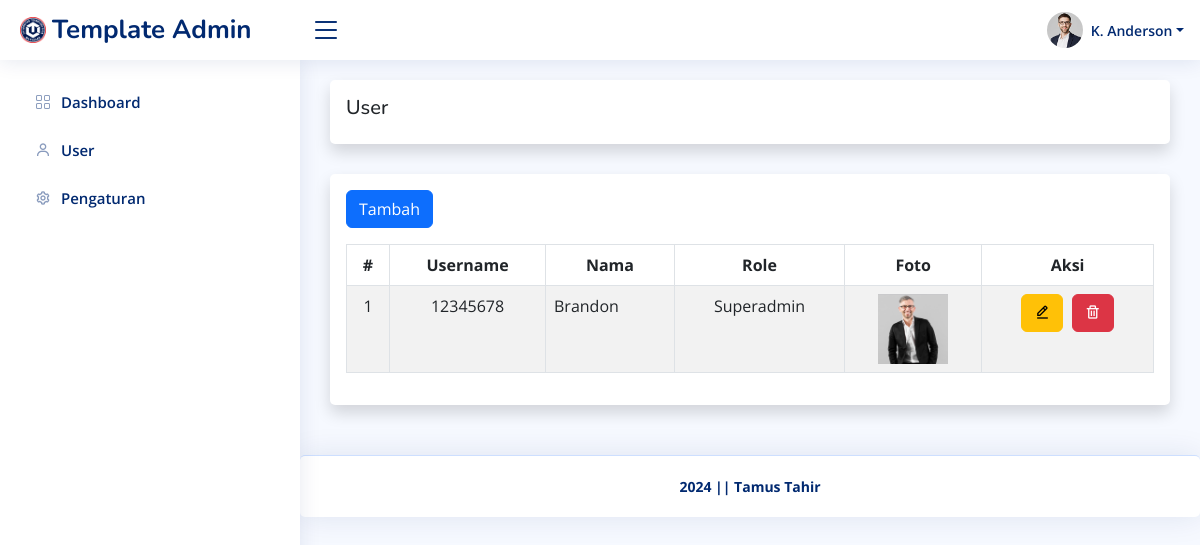
Page /admin/user/index.php on the committed database.
### tables this page shows
CREATE TABLE `pengaturan` (
  `id_pengaturan` int(11) NOT NULL,
  `appname` varchar(50) NOT NULL,
  `logo` varchar(255) NOT NULL,
  `copyright` varchar(255) NOT NULL,
  `description` varchar(255) NOT NULL,
  `keyword` varchar(255) NOT NULL,
  `author` varchar(128) NOT NULL
);

CREATE TABLE `user` (
  `id_user` int(11) NOT NULL,
  `username` varchar(128) NOT NULL,
  `password` varchar(255) NOT NULL,
  `nama` varchar(128) NOT NULL,
  `role` int(11) NOT NULL,
  `foto` varchar(255) DEFAULT NULL
);

### helper.php (called while the page is built, shortened)
<?php
$base_url = 'http://localhost/admin-template/';
$koneksi = mysqli_connect('localhost', 'root', '', 'admin_template');
function get($query)
{
    global $koneksi;
    $result = mysqli_query($koneksi, $query);
    $row = [];
    while ($data = mysqli_fetch_assoc($result)) {
        $row[] = $data;
    }
    return $row;
}
function getWhere($query)
{
    global $koneksi;
    return mysqli_fetch_assoc(mysqli_query($koneksi, $query));
}

### admin/user/index.php (the view)
<?php require '../template/header.php' ?>
<?php $user = get("SELECT * FROM user ORDER BY id_user DESC"); ?>
<div class="card shadow p-3">
    <h5>User</h5>
</div>
<div class="card shadow p-3">
    <div class="mb-3">
        <a class="btn btn-primary" href="<?= $base_url; ?>admin/user/tambah.php" role="button">Tambah</a>
    </div>
    <div class="table-responsive">
        <table class="table table-striped table-bordered w-100" id="data-table">
            <thead>
                <tr>
                    <th class="text-center">#</th>
                    <th class="text-center">Username</th>
                    <th class="text-center">Nama</th>
                    <th class="text-center">Role</th>
                    <th class="text-center">Foto</th>
                    <th class="text-center">Aksi</th>
                </tr>
            </thead>
            <tbody>
                <?php $i = 1 ?>
                <?php foreach ($user as $row) : ?>
                    <tr>
                        <td class="text-center"><?= $i++; ?></td>
                        <td class="text-center"><?= $row['username']; ?></td>
                        <td class="text-start"><?= $row['nama']; ?></td>
                        <td class="text-center"><?= $row['role'] == 1 ? 'Superadmin' : 'Admin'; ?></td>
                        <td class="text-center">
                            <?php if ($row['foto']) : ?>
                                <img src="<?= $base_url; ?>/assets/uploads/user/<?= $row['foto']; ?>" alt="<?= $row['nama']; ?>" width="70">
                            <?php else : ?>
                                <img src="<?= $base_url; ?>assets/img/noprofil.png" alt="<?= $row['nama']; ?>" width="70">
                            <?php endif ?>
                        </td>
                        <td class="text-center text-nowrap">
                            <a class="btn btn-warning me-1" href="<?= $base_url; ?>admin/user/ubah.php?id=<?= $row['id_user']; ?>" role="button"><i class='bx bx-edit-alt'></i></a>
                            <a class="btn btn-danger button-delete" href="<?= $base_url; ?>admin/user/hapus.php?id=<?= $row['id_user']; ?>" role="button"><i class='bx bx-trash'></i></a>
                        </td>
                    </tr>
                <?php endforeach ?>
            </tbody>
        </table>
    </div>
</div>
<?php require '../template/footer.php' ?>

### admin/template/header.php (shortened to what this page needs)
<?php require '../../helper.php' ?>
<?php $pengaturan = getWhere("SELECT * FROM pengaturan WHERE id_pengaturan = 1 "); ?>
<!DOCTYPE html>
<html lang="en">
<head>
    <link href="<?= $base_url; ?>assets/plugins/bootstrap/css/bootstrap.min.css" rel="stylesheet">
    <link href="<?= $base_url; ?>assets/plugins/bootstrap-icons/bootstrap-icons.css" rel="stylesheet">
    <link href="<?= $base_url; ?>assets/plugins/boxicons/css/boxicons.min.css" rel="stylesheet">
    <link href="<?= $base_url; ?>assets/plugins/quill/quill.snow.css" rel="stylesheet">
    <link href="<?= $base_url; ?>assets/plugins/quill/quill.bubble.css" rel="stylesheet">
    <link href="<?= $base_url; ?>assets/plugins/remixicon/remixicon.css" rel="stylesheet">
    <link href="<?= $base_url; ?>assets/plugins/simple-datatables/style.css" rel="stylesheet">
    <link rel="stylesheet" href="https://cdnjs.cloudflare.com/ajax/libs/twitter-bootstrap/5.3.0/css/bootstrap.min.css">
    <link rel="stylesheet" href="https://cdn.datatables.net/2.0.8/css/dataTables.bootstrap5.css">
    <link href="<?= $base_url; ?>assets/css/style.css" rel="stylesheet">
</head>
<body>
    <header id="header" class="header fixed-top d-flex align-items-center">
        <div class="d-flex align-items-center justify-content-between">
            <a href="<?= $base_url; ?>admin/dashboard" class="logo d-flex align-items-center">
                <img src="<?= $base_url; ?>assets/img/<?= $pengaturan['logo']; ?>" alt="">
                <span class="d-none d-lg-block"><?= $pengaturan['appname']; ?></span>
            </a>
            <i class="bi bi-list toggle-sidebar-btn"></i>
        </div>
        <nav class="header-nav ms-auto">
            <ul class="d-flex align-items-center">
                <li class="nav-item dropdown pe-3">
                    <a class="nav-link nav-profile d-flex align-items-center pe-0" href="#" data-bs-toggle="dropdown">
                        <img src="<?= $base_url; ?>assets/img/profile-img.jpg" alt="Profile" class="rounded-circle">
                        <span class="d-none d-md-block dropdown-toggle ps-2">K. Anderson</span>
                    </a>
                </li>
            </ul>
        </nav>
    </header>
    <aside id="sidebar" class="sidebar">
        <ul class="sidebar-nav" id="sidebar-nav">
            <li class="nav-item">
                <a class="nav-link collapsed" href="<?= $base_url; ?>admin/dashboard">
                    <i class="bi bi-grid"></i>
                    <span>Dashboard</span>
                </a>
            </li>
            <li class="nav-item">
                <a class="nav-link collapsed" href="<?= $base_url; ?>admin/user">
                    <i class='bx bx-user'></i>
                    <span>User</span>
                </a>
            </li>
            <li class="nav-item">
                <a class="nav-link collapsed" href="<?= $base_url; ?>admin/pengaturan">
                    <i class='bx bx-cog'></i>
                    <span>Pengaturan</span>
                </a>
            </li>
        </ul>
    </aside>
    <main id="main" class="main">

### admin/template/footer.php (shortened to what this page needs)
</main>
<footer id="footer" class="footer card">
    <div class="copyright fw-bold">
        <?= $pengaturan['copyright']; ?>
    </div>
</footer>
</body>
</html>

### assets/css/style.css (style rules this page uses)
:root { scroll-behavior: smooth; }
body { font-family: "Open Sans", sans-serif; background: #f6f9ff; color: #444444; }
a { color: #4154f1; text-decoration: none; }
h1, h2, h3, h4, h5, h6 { font-family: "Nunito", sans-serif; }
#main { margin-top: 60px; padding: 20px 30px; transition: all 0.3s; }
.card { margin-bottom: 30px; border: none; border-radius: 5px; box-shadow: 0px 0 30px rgba(1, 41, 112, 0.1); }
.logo { line-height: 1; }
@media (min-width: 1200px) { .logo { width: 280px; } }
.logo img { max-height: 26px; margin-right: 6px; }
.logo span { font-size: 26px; font-weight: 700; color: #012970; font-family: "Nunito", sans-serif; }
.header { transition: all 0.5s; z-index: 997; height: 60px; box-shadow: 0px 2px 20px rgba(1, 41, 112, 0.1); background-color: #fff; padding-left: 20px; }
.header .toggle-sidebar-btn { font-size: 32px; padding-left: 10px; cursor: pointer; color: #012970; }
.header-nav ul { list-style: none; }
.header-nav>ul { margin: 0; padding: 0; }
.header-nav .nav-profile { color: #012970; }
.header-nav .nav-profile img { max-height: 36px; }
.header-nav .nav-profile span { font-size: 14px; font-weight: 600; }
.sidebar { position: fixed; top: 60px; left: 0; bottom: 0; width: 300px; z-index: 996; transition: all 0.3s; padding: 20px; overflow-y: auto; scrollbar-width: thin; scrollbar-color: #aab7cf transparent; box-shadow: 0px 0px 20px rgba(1, 41, 112, 0.1); background-color: #fff; }
@media (min-width: 1200px) { #main, #footer { margin-left: 300px; } }
.sidebar-nav { padding: 0; margin: 0; list-style: none; }
.sidebar-nav li { padding: 0; margin: 0; list-style: none; }
.sidebar-nav .nav-item { margin-bottom: 5px; }
.sidebar-nav .nav-link { display: flex; align-items: center; font-size: 15px; font-weight: 600; color: #4154f1; transition: 0.3; background: #f6f9ff; padding: 10px 15px; border-radius: 4px; }
.sidebar-nav .nav-link i { font-size: 16px; margin-right: 10px; color: #4154f1; }
.sidebar-nav .nav-link.collapsed { color: #012970; background: #fff; }
.sidebar-nav .nav-link.collapsed i { color: #899bbd; }
.footer { padding: 20px 0; font-size: 14px; transition: all 0.3s; border-top: 1px solid #cddfff; }
.footer .copyright { text-align: center; color: #012970; }

### rows in the picture
pengaturan: logo (picture), appname "Template Admin", copyright "2024 || Tamus Tahir"
user: username "12345678", nama "Brandon", role "Superadmin", foto (picture)
